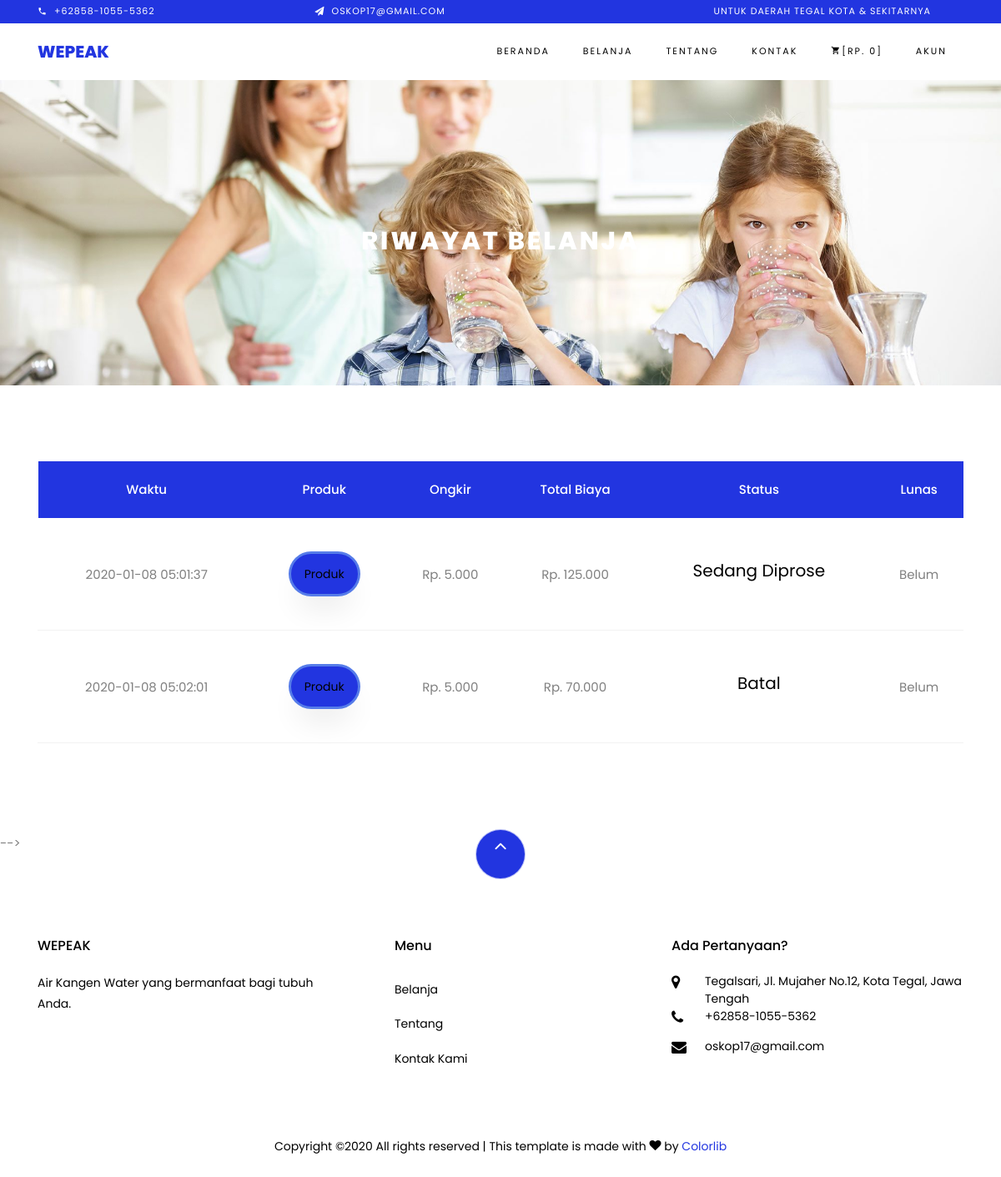
The app's page /public/?page=history (signed in) with its own data.
### tables this page shows
CREATE TABLE `transaksi` (
  `id` int(11) NOT NULL,
  `id_user` int(11) NOT NULL,
  `alamat` text NOT NULL,
  `ongkir` float DEFAULT NULL,
  `total` double NOT NULL,
  `status` varchar(14) DEFAULT NULL,
  `lunas` tinyint(1) DEFAULT NULL,
  `created_at` timestamp NOT NULL DEFAULT current_timestamp() ON UPDATE current_timestamp(),
  `update_at` timestamp NOT NULL DEFAULT current_timestamp() ON UPDATE current_timestamp(),
  `delete_at` timestamp NULL DEFAULT NULL
);

### model/keranjang.php (called while the page is built, shortened)
<?php
require_once 'paket.php';
class Keranjang
{
  public $id;
  public $id_user;
  function get_keranjang_pengguna()
  {
    try {
      $con = new PDO('mysql:host=localhost;dbname=wepeak', "root", '');
      $con->setAttribute(PDO::ATTR_ERRMODE, PDO::ERRMODE_EXCEPTION);
      $transaksi = $con->prepare("SELECT * FROM wepeak.transaksi
                                  WHERE delete_at IS NULL AND id_user = :id_user
                                  ORDER BY id DESC");
      $transaksi->bindParam(':id_user', $this->id_user);
      $transaksi->execute();
      $result = $transaksi->fetchAll();
      return $result;
    } catch (\Exception $e) {
      var_dump($e);die;
      return $e;
    }
  }
  function get_idbarang_pengguna()
  {
    try {
      $con = new PDO('mysql:host=localhost;dbname=wepeak', "root", '');
      $con->setAttribute(PDO::ATTR_ERRMODE, PDO::ERRMODE_EXCEPTION);
      $query = "SELECT * FROM wepeak.detail_transaksi WHERE id_transaksi = :id_transaksi";
      $statement = $con->prepare($query);
      $statement->bindParam(':id_transaksi', $this->id);
      $statement->execute();
      $result = $statement->fetchAll();
      return $result;
    } catch (\Exception $e) {
      echo "Koneksi atau query bermasalah: ". $e->getMessage(). "<br/>";
    }
  }
}
 ?>

### model/paket.php (called while the page is built, shortened)
<?php
function get_paket_once($id)
{
  try {
    $con = new PDO('mysql:host=localhost;dbname=wepeak', "root", '');
    $con->setAttribute(PDO::ATTR_ERRMODE, PDO::ERRMODE_EXCEPTION);
    if (isset($id)) {
      $wadah = $con->prepare("SELECT paket.id, paket.id_satuan, paket.id_wadah, paket.id_air, jenis_air.nama AS air, wadah.jenis AS wadah, paket.banyak AS banyak, satuan.satuan AS satuan, paket.harga, paket.created_at, paket.update_at, paket.delete_at FROM harga_satuan paket INNER JOIN jenis_air ON paket.id_air=jenis_air.id INNER JOIN wadah ON paket.id_wadah=wadah.id INNER JOIN satuan ON paket.id_satuan=satuan.id WHERE paket.delete_at IS NULL AND paket.id=:id");
      $wadah->bindParam(':id', $id);
      $wadah->execute();
      $result = $wadah->fetchAll();
      return $result;
    } else {
      $error = "Ada kesalahan. Disarankan untuk mode debugging";
      echo "Ada kesalahan. Disarankan untuk mode debugging";
      return $error;
    }
  } catch (\Exception $e) {
    echo "Koneksi atau query bermasalah: ". $e->getMessage() . "<br/>";
    die;
  }
}
 ?>

### public/view/contents/histori.php (the view, shortened to what this page needs)
<?php
require_once '../model/keranjang.php';
require_once '../model/paket.php';
$keranjang = new Keranjang();
$keranjang->id_user = $_SESSION['id'];
$riwayat = $keranjang->get_keranjang_pengguna();
foreach ($riwayat as $key => $value) {
  $keranjang->id = $value['id'];
  $idBarang = $keranjang->get_idbarang_pengguna();
  $products = [];
  foreach ($idBarang as $keye => $data) {
    $namaPaket = get_paket_once($data['id_harga_satuan'])[0];
    $products[$namaPaket['air']] = ["nama" => $namaPaket['air'] . " " . $namaPaket['banyak'] . $namaPaket['satuan'],
                                    "wadah" => $namaPaket['wadah'],
                                    "harga" => $namaPaket['harga'],
                                    "jumlah" => $data['jumlah'],
                                    "subtotal" => $data['subtotal']
                                  ];
  }
  $riwayat[$key]['produk'] = $products;
}
 ?>
<div class="hero-wrap hero-bread" style="background-image: url('images/bg_1.jpg');">
  <div class="container">
    <div class="row no-gutters slider-text align-items-center justify-content-center">
      <div class="col-md-9 ftco-animate text-center">
        <p class="breadcrumbs"><span class="mr-2"></span></p>
        <h1 class="mb-0 bread">Riwayat Belanja</h1>
      </div>
    </div>
  </div>
</div>
<section class="ftco-section ftco-cart">
  <div class="container">
    <div class="row">
      <div class="col-md-12 ftco-animate">
        <div class="cart-list">
          <table class="table datatable">
            <thead class="thead-primary">
              <tr class="text-center">
                <th>Waktu</th>
                <th>Produk</th>
                <th>Ongkir</th>
                <th>Total Biaya</th>
                <th>Status</th>
                <th>Lunas</th>
              </tr>
            </thead>
            <tbody>
              <?php if (isset($riwayat)): ?>
                <?php foreach ($riwayat as $key => $value): ?>
                  <tr class="text-center transaksiRow" id="<?=$value['id'];?>transaksiShow">
                    <td class="waktuTanggal"><?=$value['created_at'];?></a></td>
                    <td class="buttonModal">
                      <button type="button" class="btn btn-primary buttonProdukCard pl-3 pr-3" id="<?=$value['id'];?>buttonProduk"
                      style="border: 3px solid rgba(137, 196, 244, 0.5) !important;">Produk</button>
                    </td>
                    <td class="biayaOngkir">Rp. <?=number_format($value['ongkir'], 0,',','.');?></td>
                    <td class="totalBiaya">Rp. <?=number_format($value['total'], 0,',','.');?></td>
                    <td class="statusPesanan"><h5><?=$value['status'];?></h5></td>
                    <td class="lunasTransaksi"><?php if($value['lunas'] == 0){echo "Belum";}else{echo "Sudah";} ?></td>
                  </tr>
                <?php endforeach; ?>
                <?php else: ?>
                  <h3 id="keranjangKosong">Riwayat Kosong. Anda dapat membuat pesanan terlebih dahulu.</h3>
              <?php endif; ?>
            </tbody>
          </table>
        </div>
      </div>
    </div>
    </div>
</section>
<!-- <?php foreach ($riwayat as $key => $value): ?>
  <div class="modal fade" id="<?=$value['id'];?>modalProduk" tabindex="-1" role="dialog"
    aria-labelledby="<?=$value['id'];?>modalProduk" aria-hidden="false">
    <div class="modal-dialog" role="document">
      <div class="modal-content">
        <div class="modal-header">
          <h5 class="modal-title" id="<?=$value['id'];?>modalProdukTitle">Produk Yang Dibeli</h5>
          <button type="button" class="close" data-dismiss="modal" aria-label="Close">
            <span aria-hidden="true">&times;</span>
          </button>
        </div>
        <div class="modal-body">
          <?php foreach ($riwayat[$key]['produk'] as $keye => $data): ?>
            <div class="card text-white bg-primary mb-3" style="max-width: 18rem;">
              <div class="card-header">Produk</div>
              <div class="card-body">
                <h5 class="card-title"><?=$data['nama'];?></h5>
                <ul class="list-group list-group-flush">
                  <li class="list-group-item">Wadah <?=$data['wadah'];?></li>
                  <li class="list-group-item">Harga Satuan Rp. <?=number_format($data['harga'], 0, ',', '.');?></li>
                  <li class="list-group-item">Jumlah <?=$data['jumlah'];?></li>
                  <li class="list-group-item">Subtotal Rp. <?=number_format($data['subtotal'], 0, ',', '.');?></li>
                </ul>
              </div>
            </div>
          </div>
          <?php endforeach; ?>
        <div class="modal-footer">
          <button type="button" class="btn btn-secondary" data-dismiss="modal">Tutup</button>
        </div>
      </div>
    </div>
  </div>
<?php endforeach; ?> -->

### records on screen
transaksi: created_at "2020-01-08 05:01:37", ongkir "5.000", total "125.000", status "Sedang Diprose", lunas "Belum"
transaksi: created_at "2020-01-08 05:02:01", ongkir "5.000", total "70.000", status "Batal", lunas "Belum"
